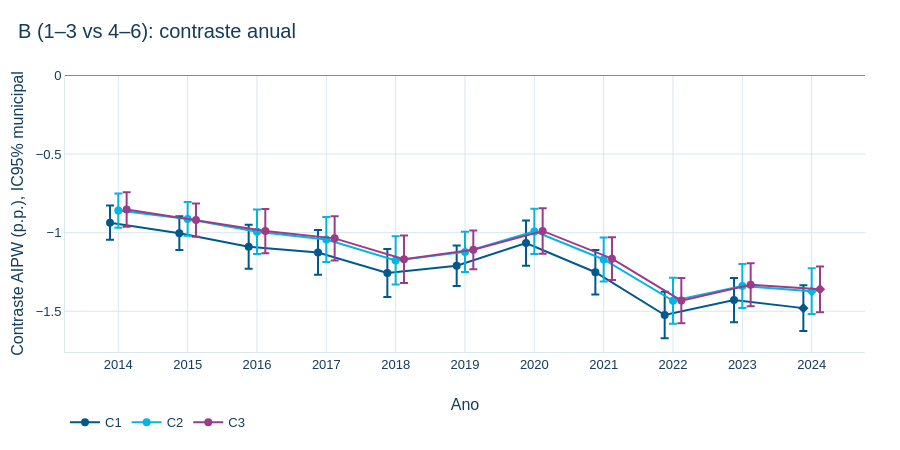

This figure's notebook cell:
### Code cell
cores = {'C1': '#00598E', 'C2': '#04B4E3', 'C3': '#9B3C8B'}

def figura_formulacao(f, titulo):
    fig = go.Figure()
    for i, spec in enumerate(('C1', 'C2', 'C3')):
        tab = sem.loc[sem.formulacao.eq(f) & sem.especificacao.eq(spec)].sort_values('ano')
        fig.add_trace(go.Scatter(x=tab.ano + (i - 1) * 0.12, y=tab.estimativa_pp, mode='lines+markers', name=spec,
            line=dict(color=cores[spec]), marker=dict(size=8, symbol=['diamond' if s else 'circle' for s in tab.sinalizado_09d]),
            error_y=dict(type='data', symmetric=False, array=tab.ic95_cluster_superior_pp - tab.estimativa_pp,
                         arrayminus=tab.estimativa_pp - tab.ic95_cluster_inferior_pp),
            customdata=tab[['ano', 'n', 'status_suporte_09d']].to_numpy(),
            hovertemplate='Ano %{customdata[0]}<br>%{y:.3f} p.p.<br>N %{customdata[1]:,}<br>Suporte %{customdata[2]}<extra>' + spec + '</extra>'))
    fig.add_hline(y=0, line_color='#888', line_width=1)
    fig.update_layout(xaxis_title='Ano', yaxis_title='Contraste AIPW (p.p.), IC95% municipal', height=450)
    fig.update_xaxes(dtick=1)
    return aplicar_tema_ipt(fig, titulo)

figura_formulacao('B', 'B (1–3 vs 4–6): contraste anual').show()

### Figure 1 — Plotly figure (JSON) as saved in the notebook; plotly's stock layout.template omitted (floating-point values rounded to 4 significant figures)
{"data": [{"customdata": [[2014, 2615773, "APROVADO"], [2015, 2673272, "APROVADO"], [2016, 2560827, "APROVADO"], [2017, 2630828, "APROVADO"], [2018, 2672423, "APROVADO"], [2019, 2586743, "APROVADO"], [2020, 2476058, "APROVADO"], [2021, 2425844, "APROVADO"], [2022, 2344255, "APROVADO"], [2023, 2340125, "APROVADO"], [2024, 2207214, "SINALIZADO"]], "error_y": {"array": [0.1094, 0.1076, 0.1405, 0.142, 0.1528, 0.1284, 0.144, 0.1418, 0.1474, 0.141, 0.1453], "arrayminus": [0.1094, 0.1076, 0.1405, 0.142, 0.1528, 0.1284, 0.144, 0.1418, 0.1474, 0.141, 0.1453], "symmetric": false, "type": "data"}, "hovertemplate": "Ano %{customdata[0]}<br>%{y:.3f} p.p.<br>N %{customdata[1]:,}<br>Suporte %{customdata[2]}<extra>C1</extra>", "line": {"color": "#00598E"}, "marker": {"size": 8, "symbol": ["circle", "circle", "circle", "circle", "circle", "circle", "circle", "circle", "circle", "circle", "diamond"]}, "mode": "lines+markers", "name": "C1", "type": "scatter", "x": [2014.0, 2015.0, 2016.0, 2017.0, 2018.0, 2019.0, 2020.0, 2021.0, 2022.0, 2023.0, 2024.0], "y": [-0.9364, -1.003, -1.09, -1.126, -1.256, -1.21, -1.066, -1.252, -1.524, -1.429, -1.48]}, {"customdata": [[2014, 2615773, "APROVADO"], [2015, 2673272, "APROVADO"], [2016, 2560827, "APROVADO"], [2017, 2630828, "APROVADO"], [2018, 2672423, "APROVADO"], [2019, 2586743, "APROVADO"], [2020, 2476058, "APROVADO"], [2021, 2425844, "APROVADO"], [2022, 2344255, "APROVADO"], [2023, 2340125, "APROVADO"], [2024, 2207214, "SINALIZADO"]], "error_y": {"array": [0.1089, 0.1079, 0.1422, 0.1434, 0.1533, 0.1276, 0.1439, 0.1397, 0.1463, 0.1401, 0.1457], "arrayminus": [0.1089, 0.1079, 0.1422, 0.1434, 0.1533, 0.1276, 0.1439, 0.1397, 0.1463, 0.1401, 0.1457], "symmetric": false, "type": "data"}, "hovertemplate": "Ano %{customdata[0]}<br>%{y:.3f} p.p.<br>N %{customdata[1]:,}<br>Suporte %{customdata[2]}<extra>C2</extra>", "line": {"color": "#04B4E3"}, "marker": {"size": 8, "symbol": ["circle", "circle", "circle", "circle", "circle", "circle", "circle", "circle", "circle", "circle", "diamond"]}, "mode": "lines+markers", "name": "C2", "type": "scatter", "x": [2014.0, 2015.0, 2016.0, 2017.0, 2018.0, 2019.0, 2020.0, 2021.0, 2022.0, 2023.0, 2024.0], "y": [-0.8595, -0.9126, -0.9944, -1.044, -1.177, -1.122, -0.9921, -1.171, -1.433, -1.339, -1.373]}, {"customdata": [[2014, 2615773, "APROVADO"], [2015, 2673272, "APROVADO"], [2016, 2560827, "APROVADO"], [2017, 2630828, "APROVADO"], [2018, 2672423, "APROVADO"], [2019, 2586743, "APROVADO"], [2020, 2476058, "APROVADO"], [2021, 2425844, "APROVADO"], [2022, 2344255, "APROVADO"], [2023, 2340125, "APROVADO"], [2024, 2207214, "SINALIZADO"]], "error_y": {"array": [0.1095, 0.1055, 0.1402, 0.1414, 0.1516, 0.1236, 0.1445, 0.1361, 0.144, 0.1371, 0.1453], "arrayminus": [0.1095, 0.1055, 0.1402, 0.1414, 0.1516, 0.1236, 0.1445, 0.1361, 0.144, 0.1371, 0.1453], "symmetric": false, "type": "data"}, "hovertemplate": "Ano %{customdata[0]}<br>%{y:.3f} p.p.<br>N %{customdata[1]:,}<br>Suporte %{customdata[2]}<extra>C3</extra>", "line": {"color": "#9B3C8B"}, "marker": {"size": 8, "symbol": ["circle", "circle", "circle", "circle", "circle", "circle", "circle", "circle", "circle", "circle", "diamond"]}, "mode": "lines+markers", "name": "C3", "type": "scatter", "x": [2014.0, 2015.0, 2016.0, 2017.0, 2018.0, 2019.0, 2020.0, 2021.0, 2022.0, 2023.0, 2024.0], "y": [-0.8528, -0.92, -0.9901, -1.036, -1.169, -1.109, -0.9891, -1.166, -1.432, -1.332, -1.361]}], "layout": {"height": 450, "shapes": [{"line": {"color": "#888", "width": 1}, "type": "line", "x0": 0, "x1": 1, "xref": "x domain", "y0": 0, "y1": 0, "yref": "y"}], "title": {"text": "B (1–3 vs 4–6): contraste anual"}, "xaxis": {"dtick": 1, "title": {"text": "Ano"}}, "yaxis": {"title": {"text": "Contraste AIPW (p.p.), IC95% municipal"}}}}
